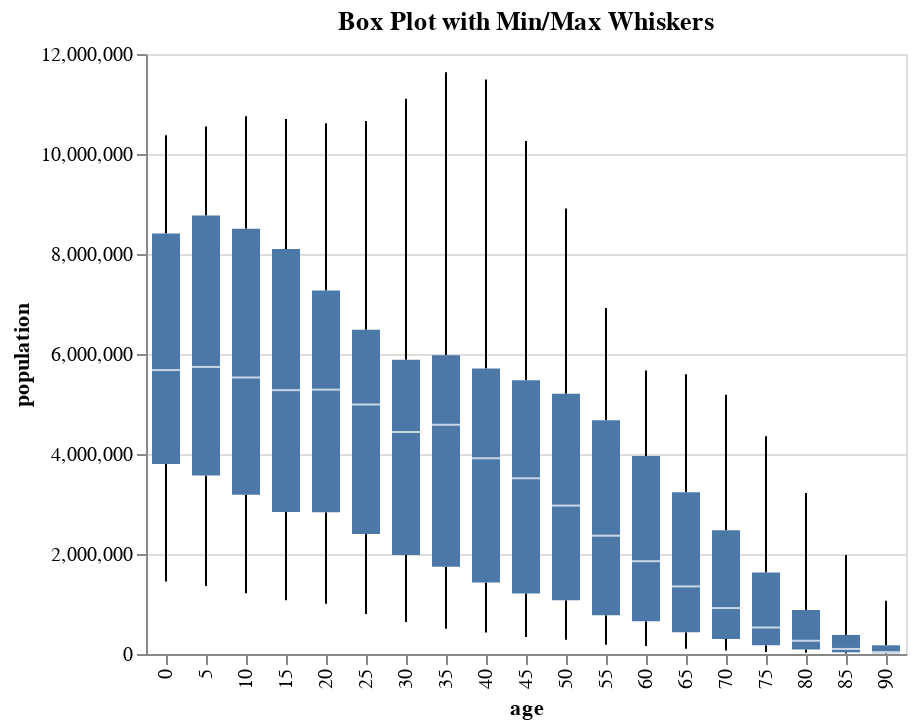

The notebook cell this image was saved under:
### Markdown cell above
## Box Plot with Min/Max Whiskers

### Code cell
@vlplot(
  data = population,
  mark={:boxplot, extent="min-max"}, # The range is the min and max
  x = "age:o",
  y = {"people", title = "population"},
  title = "Box Plot with Min/Max Whiskers"
)

### Figure 1 — Vega-Lite specification as saved in the notebook (floating-point values rounded to 4 significant figures; data arrays with more than 128 entries replaced by an {"elided": "..."} marker saying what was removed)
{"data": {"values": {"elided": "570 records"}}, "mark": {"extent": "min-max", "type": "boxplot"}, "title": "Box Plot with Min/Max Whiskers", "encoding": {"x": {"field": "age", "type": "ordinal"}, "y": {"title": "population", "field": "people", "type": "quantitative"}}}
